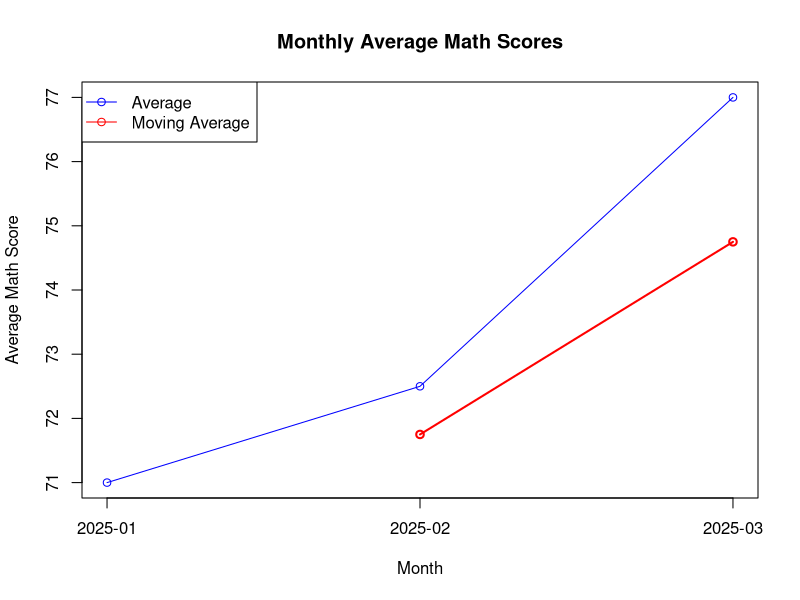

This chart was generated by the following R code:
# Create Dataset
student <- data.frame(
  Exam_Date = c("2025-01-10","2025-01-10",
                "2025-02-12","2025-02-12",
                "2025-03-15","2025-03-15"),
  Math_Score = c(62,80,55,90,72,82)
)

# Convert to Date
student$Exam_Date <- as.Date(student$Exam_Date)

# Extract Month
student$Month <- format(student$Exam_Date, "%Y-%m")

# Monthly Average
monthly_avg <- aggregate(Math_Score ~ Month,
                         data = student,
                         mean)

print(monthly_avg)

# Line Chart
plot(monthly_avg$Math_Score,
     type = "o",
     xaxt = "n",
     col = "blue",
     xlab = "Month",
     ylab = "Average Math Score",
     main = "Monthly Average Math Scores")

axis(1,
     at = 1:nrow(monthly_avg),
     labels = monthly_avg$Month)

# Moving Average
ma <- filter(monthly_avg$Math_Score,
             rep(1/2, 2),
             sides = 1)

lines(ma,
      type = "o",
      col = "red",
      lwd = 2)

legend("topleft",
       legend = c("Average","Moving Average"),
       col = c("blue","red"),
       lty = 1,
       pch = 1)
